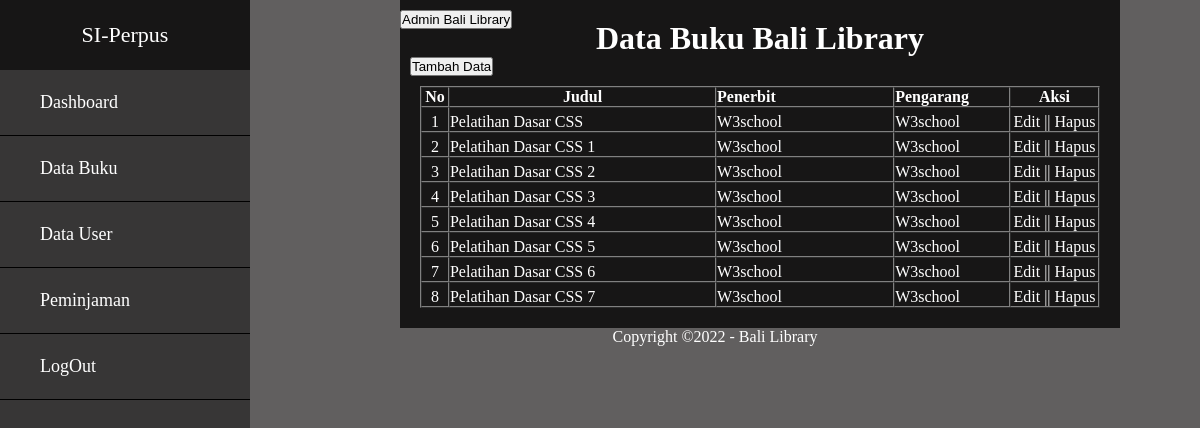
/buku/data-buku.php (signed in), run on the app's committed database.
### tables this page shows
CREATE TABLE IF NOT EXISTS `tb_user` (
  `id` int(11) NOT NULL AUTO_INCREMENT,
  `nama` varchar(50) DEFAULT NULL,
  `username` varchar(50) DEFAULT NULL,
  `password` varchar(50) DEFAULT NULL,
  `no_wa` varchar(50) DEFAULT NULL,
  `level` varchar(50) DEFAULT NULL,
  PRIMARY KEY (`id`)
);

CREATE TABLE IF NOT EXISTS `tb_buku` (
  `id` int(11) NOT NULL AUTO_INCREMENT,
  `judul` varchar(50) DEFAULT NULL,
  `pengarang` varchar(50) DEFAULT NULL,
  `penerbit` varchar(50) DEFAULT NULL,
  `gambar` varchar(50) DEFAULT NULL,
  PRIMARY KEY (`id`)
);

### admin/sesi-admin.php (called while the page is built, shortened)
<?php
include '../db.php';
$query = mysqli_query($conn, "SELECT * FROM tb_user WHERE id = '" . $_SESSION['id'] . "'");
$dlogin = mysqli_fetch_object($query);

### buku/data-buku.php (the view, shortened to what this page needs)
<?php
include '../db.php';
include '../admin/sesi-admin.php';
?>
<!DOCTYPE html>
<html>
<head>
    <link rel="stylesheet" href="../style.css">
</head>
<body>
    <div class="container">
        <div class="sidebar">
            <header>SI-Perpus</header>
            <ul>
                <li><a href="../admin/index.php" id="dashboard">Dashboard</a></li>
                <li><a href="data-buku.php" id="dbuku">Data Buku</a></li>
                <li><a href="../admin/data-user.php" id="duser">Data User</a></li>
                <li><a href="../admin/data-pinjam.php" id="pinjam">Peminjaman</a></li>
                <li><a href="../logout.php">LogOut</a></li>
            </ul>
        </div>
        <div class="top">
            <button><?php echo $dlogin->nama ?></button>
        </div>
        <div class="section">
            <div class="container">
                <div class="box">
                    <h1>Data Buku Bali Library</h1>
                    <a href="tbh-dtbuku.php"><button class="btn-tbh">Tambah Data</button></a>
                    <div class="box-table">
                        <table cellspacing="0" border="1px">
                            <thead>
                                <tr>
                                    <th width="3%" align="center">No</th>
                                    <th width="30%" align="center">Judul</th>
                                    <th width="20%">Penerbit</th>
                                    <th width="13%">Pengarang</th>
                                    <th width="10%" align="center">Aksi</th>
                                </tr>
                            </thead>
                            <tbody>
                                <?php
                                $no = 1;
                                $buku = mysqli_query($conn, "SELECT * FROM tb_buku ORDER BY id");
                                while ($row = mysqli_fetch_array($buku)) {
                                ?>
                                <tr>
                                    <td align="center"><?php echo $no++ ?></td>
                                    <td class="judul"><?php echo $row['judul'] ?></td>
                                    <td class="penerbit"><?php echo $row['penerbit'] ?></td>
                                    <td class="pengarang"><?php echo $row['pengarang'] ?></td>
                                    <td align="center">
                                        <a href="edit-buku.php?id=<?php echo $row['id'] ?>">Edit</a> || <a
                                            href="hapus-buku.php?id=<?php echo $row['id'] ?>"
                                            onclick="return confirm('Yakin untuk mengahapus data ?')">Hapus</a>
                                    </td>
                                </tr>
                                <?php } ?>
                            </tbody>
                        </table>
                    </div>
                </div>
            </div>
        </div>
        <footer>
            <div class="Copyright">Copyright &copy;2022 - Bali Library</div>
        </footer>
</body>
</html>

### style.css (style rules this page uses)
* { margin: 0px; padding: 0px; }
footer { text-align: center; color: white; padding-left: 230px; text-align: center; }
a { text-decoration: none; color: white; }
body { background: #615F5F; }
.top { position: absolute; margin: 10px 10px 10px 400px; color: white; text-align: center; }
.container { width: 100%; }
.sidebar { position: fixed; left: 0px; width: 250px; height: 100%; background: #373636; }
.sidebar header { font-size: 22px; color: white; line-height: 70px; text-align: center; background: #171616; }
.sidebar ul a { display: block; height: 100%; width: 100%; line-height: 65px; font-size: 18px; color: white; padding-left: 40px; box-sizing: border-box; border-bottom: 1px solid black; transition: .4s; text-decoration: none; }
.section { width: 60%; height: 100%; background: #171616; background-position: center; margin-left: 400px; }
.box { padding: 10px; color: white; }
.box::after { content: ''; clear: both; display: block; }
.box-table { padding: 10px; }
.box h1 { text-align: center; margin-top: 10px; }
thead { text-align: left; }
tbody tr td { padding-top: 5px; }

### data on the page
tb_user: nama "Admin Bali Library"
tb_buku: judul "Pelatihan Dasar CSS", penerbit "W3school", pengarang "W3school"
tb_buku: judul "Pelatihan Dasar CSS 1", penerbit "W3school", pengarang "W3school"
tb_buku: judul "Pelatihan Dasar CSS 2", penerbit "W3school", pengarang "W3school"
tb_buku: judul "Pelatihan Dasar CSS 3", penerbit "W3school", pengarang "W3school"
tb_buku: judul "Pelatihan Dasar CSS 4", penerbit "W3school", pengarang "W3school"
tb_buku: judul "Pelatihan Dasar CSS 5", penerbit "W3school", pengarang "W3school"
tb_buku: judul "Pelatihan Dasar CSS 6", penerbit "W3school", pengarang "W3school"
tb_buku: judul "Pelatihan Dasar CSS 7", penerbit "W3school", pengarang "W3school"
